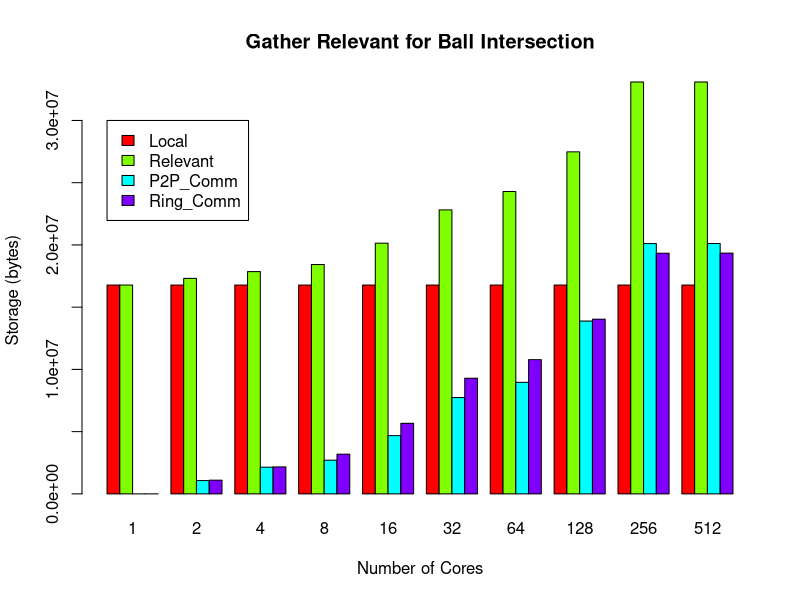

Write R code to recreate this figure.
#! /usr/bin/env Rscript

x <- read.csv('gatherRelevantBallIntersectionCounts.csv', row.names='Cores')
x['P2P_Comm'] = x['P2P_Send'] + x['P2P_Recv']
x['P2P_Send'] <- NULL
x['P2P_Recv'] <- NULL
x['Ring_Comm'] = x['Ring_Send'] + x['Ring_Recv']
x['Ring_Send'] <- NULL
x['Ring_Recv'] <- NULL
png('GatherRelevantBallIntersectionCounts.png')
barplot(t(as.matrix(x)), beside=T, col=rainbow(ncol(x)),
        main='Gather Relevant for Ball Intersection',
        xlab='Number of Cores',
        ylab='Storage (bytes)')
legend(1, 3e7, names(x), fill=rainbow(ncol(x)))
dev.off()
